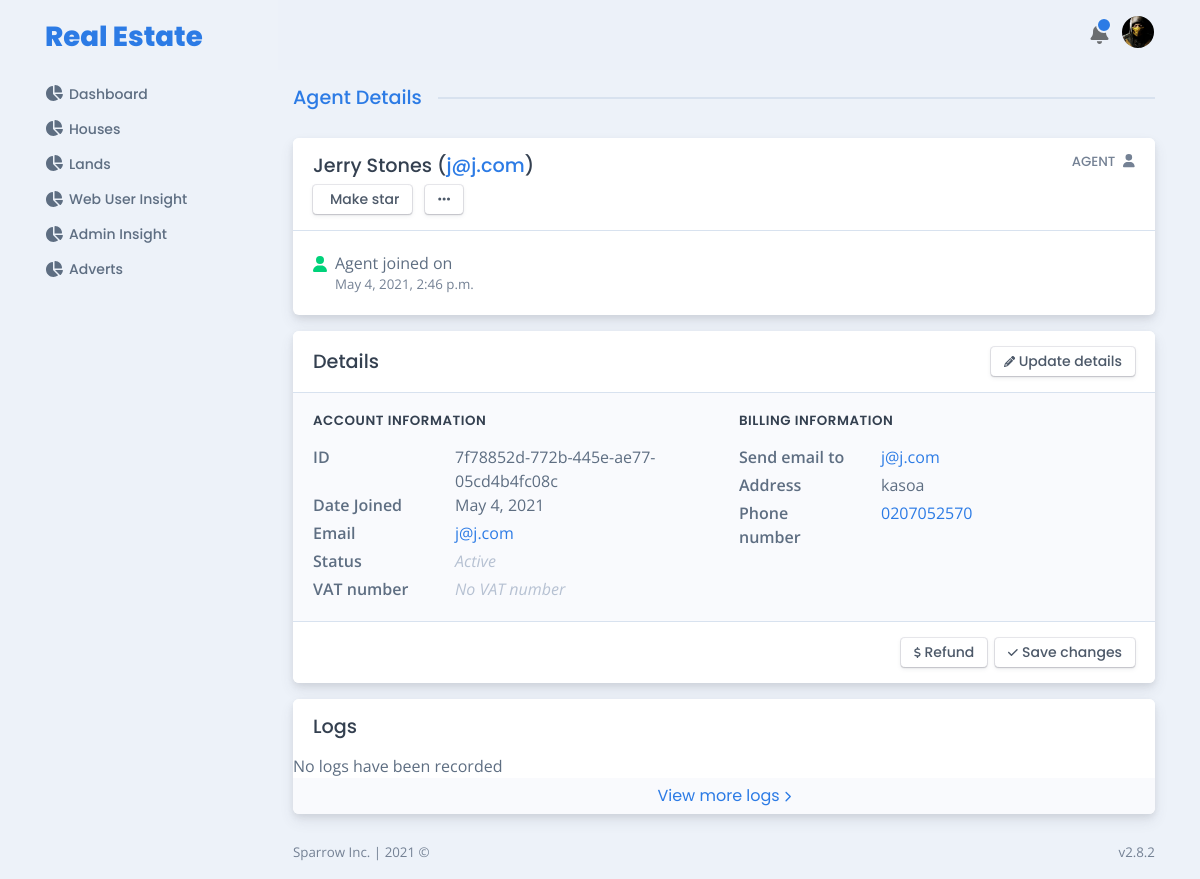
The page /user/site/visitor/jerry-stones/ (signed in) on the database its author committed.
### user/models.py (models this page shows, shortened)
class User(AbstractBaseUser, PermissionsMixin):
    uuid = models.UUIDField(default=uuid.uuid4, unique=True, blank=True, null=True)
    slug = models.SlugField(max_length=200, blank=True, null=True, unique=True)
    user_type = models.CharField(max_length=200, choices=USER_TYPES, blank=True, null=True)
    username = models.CharField(max_length=200, blank=True, null=True, unique=True)
    first_name = models.CharField(max_length=200, blank=True, null=True)
    last_name = models.CharField(max_length=200, blank=True, null=True)
    date_joined = models.DateTimeField(default=timezone.now)
    is_active = models.BooleanField(default=True, blank=True, null=True)
    is_staff = models.BooleanField(default=True, blank=True, null=True)
    is_superuser = models.BooleanField(default=False, blank=True, null=True)
    email = models.EmailField(max_length=200, blank=True, null=True, unique=True)
    phone_number = models.CharField(max_length=100, blank=True, null=True)
    address = models.CharField(max_length=100, blank=True, null=True)
    is_star = models.BooleanField(default=False, blank=True, null=True)
    profile = models.FileField(upload_to='profile/', blank=True,  null=True)
    gender = models.CharField(max_length=100, blank=True, null=True, choices=GENDER)
    reset_password = models.BooleanField(blank=True, null=True)
    is_logged_in = models.BooleanField(blank=True, null=True)
    login_at = models.DateTimeField(blank=True, null=True)
    objects = UserManager()
    USERNAME_FIELD = 'username'
    REQUIRED_FIELDS = ['first_name', 'last_name']
    def get_full_name(self):
        return f"{self.first_name} {self.last_name}"
    class Meta:
        db_table = 'user'
        ordering = ['-date_joined']

### user/views.py (the view)
# urls.py: path('site/visitor/<slug>/', site_visitor_details, name="site-visitor"),
@login_required(login_url='user:admin-login')
@admin_required(redirect_url='user:user-permission')
def site_visitor_details(request, slug):
    visitor=None
    try:
        visitor = User.objects.get(slug=slug)
    except:
        pass
    houses = House.objects.filter(created_by=visitor)
    lands = Land.objects.filter(created_by=visitor)
    activities = Activity.objects.filter(actor=visitor).order_by('-created_at')
    context = {
        'object': visitor,
        'houses': houses,
        'lands': lands,
        'activities': activities
    }
    try:
        is_star = request.GET.get('is_star')
        if is_star == 'Yes':
            visitor.is_star = True if visitor.is_star == False else False
            visitor.save()
            return redirect('user:site-visitor', slug)
    except:
        pass
    return render(request, 'user/visitor_detail.html', context)

### templates/user/visitor_detail.html (shortened to what this page needs)
{% extends 'layouts/admin.html' %}
{% block page_title %}
    Agent Details
{% endblock %}
{% block contents %}
    <div class="card mb-3">
        <div class="card-header">
            <div class="row">
                <div class="col">
                    <h5 class="mb-2">{{ object.get_full_name }} (<a href="mailto:tony@gmail.com">{{ object.email }}</a>)</h5>
                    <a class="btn btn-falcon-default btn-sm" href="?is_star=Yes">
                        {% if agent.is_star %}Unmake star{% else %}Make star{% endif %}
                    </a>
                    <button class="btn btn-falcon-default btn-sm dropdown-toggle ml-2 dropdown-caret-none" type="button" data-toggle="dropdown" aria-haspopup="true" aria-expanded="false">
                        <span class="fas fa-ellipsis-h"></span>
                    </button>
                </div>
                <div class="col-auto d-none d-sm-block">
                    <h6 class="text-uppercase text-600">Agent<span class="fas fa-user ml-2"></span></h6>
                </div>
            </div>
        </div>
        <div class="card-body border-top">
            <div class="media"><span class="fas fa-user text-success mr-2" data-fa-transform="down-5"></span>
                <div class="media-body">
                    <p class="mb-0">Agent joined on</p>
                    <p class="fs--1 mb-0 text-600">{{ object.date_joined }}</p>
                </div>
            </div>
        </div>
    </div>
    <div class="card mb-3">
        <div class="card-header">
            <div class="row align-items-center">
                <div class="col">
                    <h5 class="mb-0">Details</h5>
                </div>
                <div class="col-auto"><a class="btn btn-falcon-default btn-sm" href="#!"><span class="fas fa-pencil-alt fs--2 mr-1"></span>Update details</a></div>
            </div>
        </div>
        <div class="card-body bg-light border-top">
            <div class="row">
                <div class="col-lg col-xxl-5">
                    <h6 class="font-weight-semi-bold ls mb-3 text-uppercase">Account Information</h6>
                    <div class="row">
                        <div class="col-5 col-sm-4">
                            <p class="font-weight-semi-bold mb-1">ID</p>
                        </div>
                        <div class="col">{{ object.uuid }}</div>
                    </div>
                    <div class="row">
                        <div class="col-5 col-sm-4">
                            <p class="font-weight-semi-bold mb-1">Date Joined</p>
                        </div>
                        <div class="col">{{ object.date_joined.date }}</div>
                    </div>
                    <div class="row">
                        <div class="col-5 col-sm-4">
                            <p class="font-weight-semi-bold mb-1">Email</p>
                        </div>
                        <div class="col"><a href="mailto:tony@gmail.com">{{ object.email }}</a></div>
                    </div>
                    <div class="row">
                        <div class="col-5 col-sm-4">
                            <p class="font-weight-semi-bold mb-1">Status</p>
                        </div>
                        <div class="col">
                            <p class="font-italic text-400 mb-1">{% if object.is_active %}Active{% else %}Inactive{% endif %}</p>
                        </div>
                    </div>
                    <div class="row">
                        <div class="col-5 col-sm-4">
                            <p class="font-weight-semi-bold mb-0">VAT number</p>
                        </div>
                        <div class="col">
                            <p class="font-italic text-400 mb-0">No VAT number</p>
                        </div>
                    </div>
                </div>
                <div class="col-lg col-xxl-5 mt-4 mt-lg-0 offset-xxl-1">
                    <h6 class="font-weight-semi-bold ls mb-3 text-uppercase">Billing Information</h6>
                    <div class="row">
                        <div class="col-5 col-sm-4">
                            <p class="font-weight-semi-bold mb-1">Send email to</p>
                        </div>
                        <div class="col"><a href="mailto:tony@gmail.com">{{ object.email }}</a></div>
                    </div>
                    <div class="row">
                        <div class="col-5 col-sm-4">
                            <p class="font-weight-semi-bold mb-1">Address</p>
                        </div>
                        <div class="col">
                            <p class="mb-1">{{ object.address }}</p>
                        </div>
                    </div>
                    <div class="row">
                        <div class="col-5 col-sm-4">
                            <p class="font-weight-semi-bold mb-1">Phone number</p>
                        </div>
                        <div class="col"><a href="tel:+12025550110">{{ object.phone_number }}</a></div>
                    </div>
                </div>
            </div>
        </div>
        <div class="card-footer border-top text-right"><a class="btn btn-falcon-default btn-sm" href="#!"><span class="fas fa-dollar-sign fs--2 mr-1"></span>Refund</a><a class="btn btn-falcon-default btn-sm ml-2" href="#!"><span class="fas fa-check fs--2 mr-1"></span>Save changes</a></div>
    </div>
    <div class="card">
        <div class="card-header">
            <h5 class="mb-0">Logs</h5>
        </div>
        {% for activity in activities %}
         <div class="card-body border-top p-0">
            <div class="row no-gutters align-items-center border-bottom py-2 px-3">
                <div class="col-md-auto pr-3"><span class="badge badge-soft-success badge-pill">{{ activity.action }}</span></div>
                <div class="col-md mt-1 mt-md-0"><code>{{ activity.description }}</code></div>
                <div class="col-md-auto">
                    <p class="mb-0">{{ activity.created_at }}</p>
                </div>
            </div>
        </div>
        {% empty %}
            No logs have been recorded
        {% endfor %}
        <div class="card-footer bg-light p-0"><a class="btn btn-link btn-block" href="#!">View more logs<span class="fas fa-chevron-right fs--2 ml-1"></span></a></div>
    </div>
{% endblock %}

### templates/layouts/admin.html (shortened to what this page needs)
{% load static %}
<!DOCTYPE html>
<html lang="en-US" dir="ltr">
<head>
    <link href="{% static 'falcon/assets/lib/datatables-bs4/dataTables.bootstrap4.min.css' %}" rel="stylesheet">
    <link href="{% static 'falcon/assets/lib/datatables.net-responsive-bs4/responsive.bootstrap4.css' %}" rel="stylesheet">
    <link href="{% static 'falcon/assets/lib/perfect-scrollbar/perfect-scrollbar.css' %}" rel="stylesheet">
    <link href="{% static 'falcon/assets/lib/owl.carousel/owl.carousel.min.css' %}" rel="stylesheet">
    <link  href="{% static 'falcon/assets/lib/owl.carousel/owl.theme.default.min.css' %}" rel="stylesheet">
    <link href="{% static 'falcon/assets/css/theme.min.css' %}" rel="stylesheet">
    <link href="{% static 'falcon/assets/lib/dropzone/dropzone.min.css' %}" rel="stylesheet">
    <link href="{% static 'falcon/assets/lib/prismjs/prism-okaidia.css' %}" rel="stylesheet">
    <link href="{% static 'falcon/assets/lib/raty-js/jquery.raty.css'%}" rel="stylesheet">
</head>
<body>
<main class="main" id="top">
    <div class="container" data-layout="container">
        <nav class="navbar navbar-vertical navbar-expand-xl navbar-light" style="display:none;">
            <div class="d-flex align-items-center">
                <a class="navbar-brand" href="{% url 'user:admin-insight' %}">
                    <div class="d-flex align-items-center py-3">
                        <span class="text-sans-serif">Real Estate</span></div>
                </a>
            </div>
            <div class="collapse navbar-collapse" id="navbarVerticalCollapse">
                <div class="navbar-vertical-content perfect-scrollbar scrollbar">
                    <ul class="navbar-nav flex-column">
                        <li class="nav-item">
                            <a href="" class="nav-link">
                                <div class="d-flex align-items-center"><span class="nav-link-icon"><span class="fas fa-chart-pie"></span></span><span class="nav-link-text">Dashboard</span></div>
                            </a>
                        </li>
                        <li class="nav-item">
                            <a href="{% url 'estate:houses' %}" class="nav-link">
                                <div class="d-flex align-items-center"><span class="nav-link-icon"><span class="fas fa-chart-pie"></span></span><span class="nav-link-text">Houses</span></div>
                            </a>
                        </li>
                        <li class="nav-item">
                            <a href="{% url 'land:lands' %}" class="nav-link">
                                <div class="d-flex align-items-center"><span class="nav-link-icon"><span class="fas fa-chart-pie"></span></span><span class="nav-link-text">Lands</span></div>
                            </a>
                        </li>
                        <li class="nav-item">
                            <a href="{% url 'user:site-visitors' %}" class="nav-link">
                                <div class="d-flex align-items-center"><span class="nav-link-icon"><span class="fas fa-chart-pie"></span></span><span class="nav-link-text">Web User Insight</span></div>
                            </a>
                        </li>
                        <li class="nav-item">
                            <a href="{% url 'user:admin-insight' %}" class="nav-link">
                                <div class="d-flex align-items-center"><span class="nav-link-icon"><span class="fas fa-chart-pie"></span></span><span class="nav-link-text">Admin Insight</span></div>
                            </a>
                        </li>
                        <li class="nav-item">
                            <a href="{% url 'adverts:adverts' %}" class="nav-link">
                                <div class="d-flex align-items-center"><span class="nav-link-icon"><span class="fas fa-chart-pie"></span></span><span class="nav-link-text">Adverts</span></div>
                            </a>
                        </li>
                    </ul>
                </div>
            </div>
        </nav>
        <div class="content">
            <nav class="navbar navbar-light navbar-glass navbar-top sticky-kit navbar-expand" style="display:none;">
                <ul class="navbar-nav navbar-nav-icons ml-auto flex-row align-items-center">
                    <li class="nav-item d-none d-md-block">
                        <a class="nav-link px-3 py-0" href="https://prium.github.io/falcon/v3.0.0-beta6/" target="_blank"><img src="../assets/img/logos/bootstrap-5.png" alt="" height="35" /></a>
                    </li>
                    <li class="nav-item dropdown dropdown-on-hover">
                        <a class="nav-link notification-indicator notification-indicator-primary px-0 icon-indicator" id="navbarDropdownNotification" href="#" role="button" data-toggle="dropdown" aria-haspopup="true" aria-expanded="false"><span class="fas fa-bell fs-4" data-fa-transform="shrink-6"></span></a>
                    </li>
                    <li class="nav-item dropdown dropdown-on-hover"><a class="nav-link pr-0" id="navbarDropdownUser" href="#" role="button" data-toggle="dropdown" aria-haspopup="true" aria-expanded="false">
                        <div class="avatar avatar-xl">
                            <img class="rounded-circle" src="{% if user.profile %}{{ user.profile.url }}{% else %}{% static 'assets/img/profile.png' %}{% endif %}" alt="" />
                        </div>
                    </a>
                    </li>
                </ul>
            </nav>
            <div class="media mb-4 mt-3">
                <div class="media-body">
                    <h5 class="mb-0 text-primary position-relative"><span class="bg-200 pr-3">{% block page_title %}Put page title here{% endblock %}</span><span class="border position-absolute absolute-vertical-center w-100 z-index--1 l-0"></span></h5>
                </div>
            </div>
            {% block contents %}Put contents here{% endblock %}
            <footer>
                <div class="row no-gutters justify-content-between fs--1 mt-4 mb-3">
                    <div class="col-12 col-sm-auto text-center">
                        <p class="mb-0 text-600">Sparrow Inc. <span class="d-none d-sm-inline-block">| </span><br class="d-sm-none" /> 2021 &copy; </p>
                    </div>
                    <div class="col-12 col-sm-auto text-center">
                        <p class="mb-0 text-600">v2.8.2</p>
                    </div>
                </div>
            </footer>
        </div>
    </div>
</main>
</body>
</html>

### rows shown on the page
User: profile (picture)
User: get_full_name "Jerry Stones", email "j@j.com", date_joined "May 4, 2021, 2:46 p.m.", uuid "7f78852d-772b-445e-ae77-05cd4b4fc08c", date_joined "May 4, 2021", address "kasoa", phone_number "0207052570"
